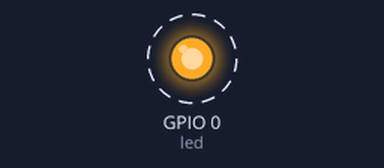
The program below on a simulated ESP32 board running MicroPython. On the bench: output pins drawn as LEDs (lit = HIGH). Dashed ring = blinking.

Above: at 0.2 s.
Timing chart, 0 to 3.0 s (numbered marks = the images above):
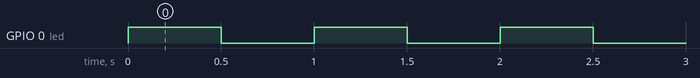

The program:

main.py
```python
from machine import Pin
import time

 # Jadikan pin G0 sebagai output.
 # Tersambung ke LED D1 dari shield melalui pin 13.
 # Jika G0 ON maka LED akan hidup, jika OFF maka LED akan mati.
led = Pin(0, Pin.OUT)

# Hidupkan LED selama 0.5 detik dan matikan selama 0.5 detik.
# Ulangi selama-lamanya (infinite loop).
while True:
	# Hidupkan LED
	led.on()

	# Tunggu 0.5 detik
	time.sleep_ms(500)

	# Matikan LED
	led.off()

	# Tunggu 0.5 detik
	time.sleep_ms(500)
```

Measured:
- by itself, GPIO 0 (led): alternates HIGH for 0.50 s and LOW for 0.50 s
